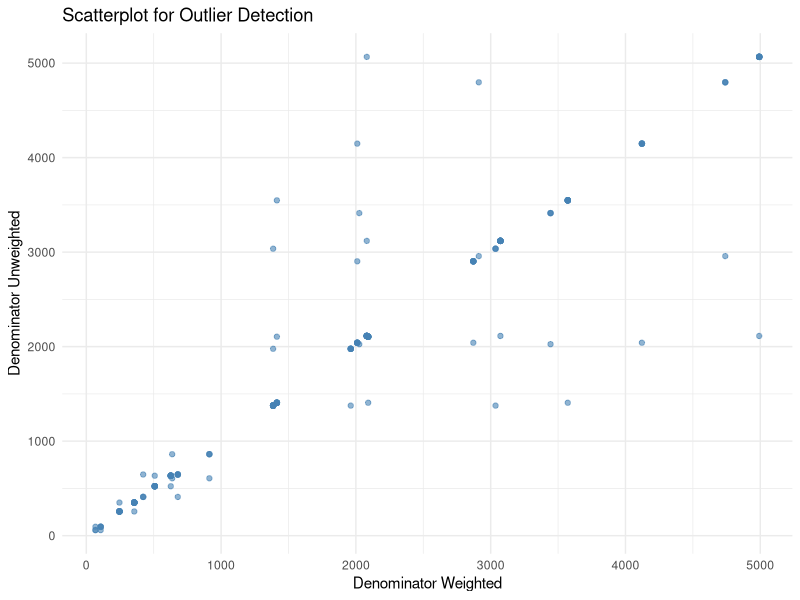
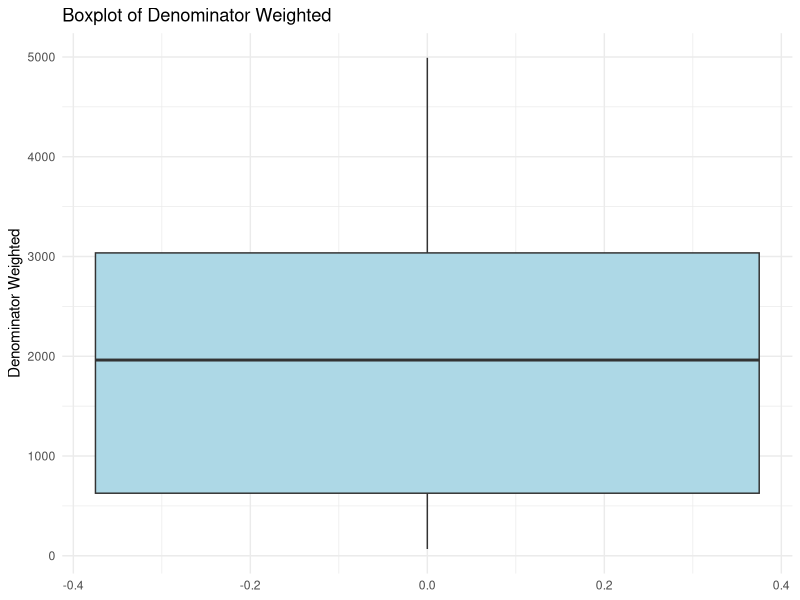

Write the R code that produced these figures, in order. (Note: this script raises an error after producing the figures.)
## ---- chunk 1
knitr::opts_chunk$set(echo = TRUE)
## ---- chunk 2
library(dplyr)
library(tidyr)
library(stringr)
library(readr)
library(here)
library(ggplot2)

getwd()
list.files("data/raw_data")
## ---- chunk 3
acc_df <- read_csv(here("raw_data", "access-to-health-care_national_zaf.csv"))
## ---- chunk 4
head(acc_df)
## ---- chunk 5
acc_df <- acc_df[-1, ]
## ---- chunk 6
dim(acc_df)
## ---- chunk 7
dup_check <- acc_df %>%
  group_by(Indicator, SurveyYear, CharacteristicId, Value) %>%
  filter(n() > 1)

dup_check

## ---- chunk 8
acc_df <- acc_df %>%
  distinct(Indicator, SurveyYear, CharacteristicId, Value, .keep_all = TRUE)

## ---- chunk 9

data.frame(
  Column = names(acc_df),
  Missing_Percentage = paste0(round(colMeans(is.na(acc_df)) * 100, 2), "%")
  )

## ---- chunk 10
data.frame(
  Column = names(acc_df),
  Missing_Data = paste0(colSums(is.na(acc_df)))
  )
## ---- chunk 11
data.frame(
  Column = names(acc_df),
  paste0(sapply(acc_df, typeof))
)

## ---- chunk 12
str(acc_df)

## ---- chunk 13
acc_df <- acc_df %>%
  mutate(
        Value = as.numeric(Value),
    Precision = as.numeric(Precision),
    SurveyYear = as.integer(SurveyYear),
    IndicatorOrder = as.integer(IndicatorOrder),
    CharacteristicId = as.integer(CharacteristicId),
    CharacteristicOrder = as.integer(CharacteristicOrder),
    IsTotal = as.logical(as.integer(IsTotal)),
    IsPreferred = as.logical(as.integer(IsPreferred)),
    SurveyYearLabel = as.integer(SurveyYearLabel),
    DenominatorWeighted = as.numeric(DenominatorWeighted),
    DenominatorUnweighted = as.numeric(DenominatorUnweighted),
  )
## ---- chunk 14
library(dplyr)
library(purrr)

# Summary table: column name, number of unique values, sample of unique values
n_sample <- 3

summary_tbl <- acc_df %>%
  map_df(~ tibble(
    n_unique = n_distinct(.),
    sample_values = paste(head(unique(.), n_sample), collapse = ", ")
  ), .id = "column")


summary_tbl


## ---- chunk 15
acc_df <- acc_df %>%
  select(
    -ISO3, 
    -DHS_CountryCode, 
    -CountryName, 
    -SurveyId,
    -ByVariableId, 
    -ByVariableLabel, 
    -IsTotal,
    -RegionId, 
    -SurveyYearLabel, 
    -SurveyType,
    -CharacteristicOrder,
    -CharacteristicLabel,
    
  )
## ---- chunk 16


library(dplyr)
library(tidyr)

acc_df <- acc_df %>%
  fill(DenominatorWeighted, DenominatorUnweighted, .direction = "down")

acc_df[
       c("DenominatorWeighted", "DenominatorUnweighted")]

## ---- chunk 17
ggplot(acc_df, aes(x = DenominatorWeighted, y = DenominatorUnweighted)) +
  geom_point(alpha = 0.6, color = "steelblue") +
  labs(title = "Scatterplot for Outlier Detection",
       x = "Denominator Weighted",
       y = "Denominator Unweighted") +
  theme_minimal()


ggplot(acc_df, aes(y = DenominatorWeighted)) +
  geom_boxplot(fill = "lightblue", outlier.color = "red", outlier.shape = 16) +
  labs(title = "Boxplot of Denominator Weighted",
       y = "Denominator Weighted") +
  theme_minimal()




## ---- chunk 18
write_csv(acc_df, here("cleaned_data", "access-to-healthcare_cleaned.csv"))
